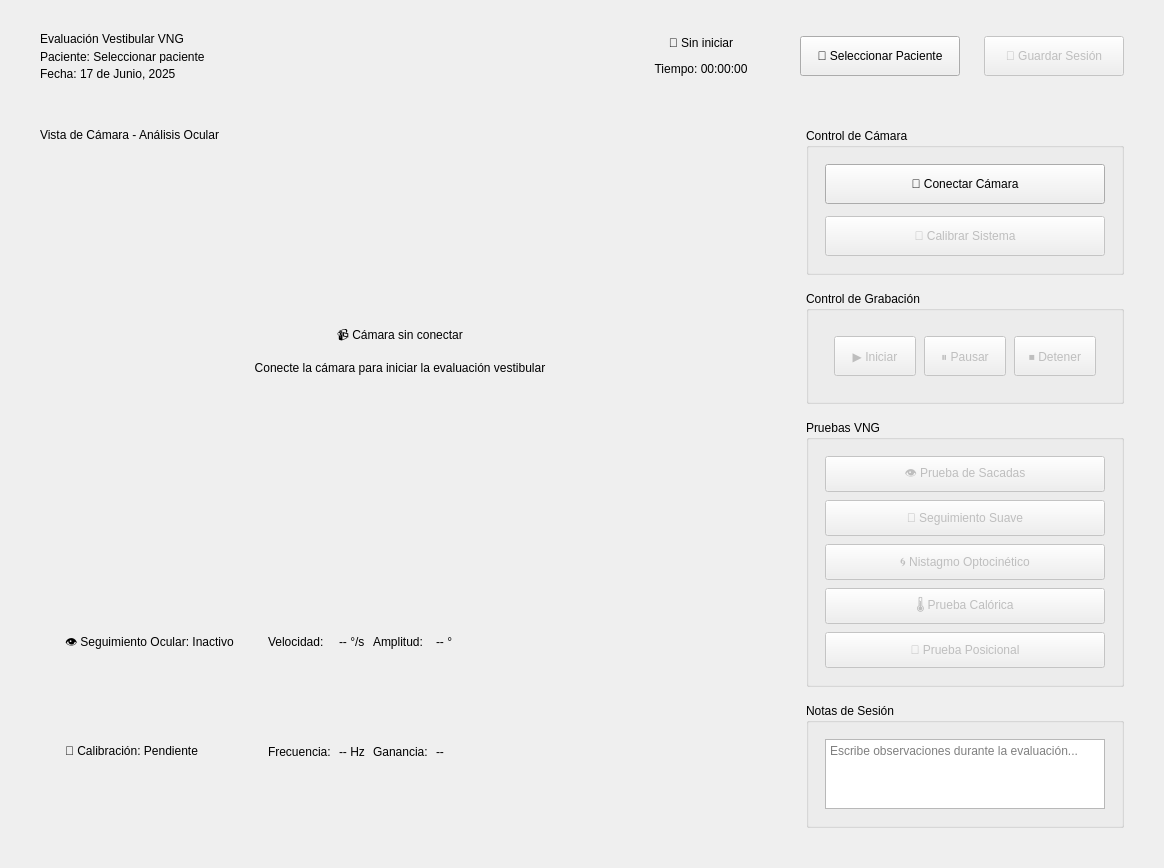
<?xml version="1.0" encoding="UTF-8"?>
<ui version="4.0">
 <class>VNGWidget</class>
 <widget class="QWidget" name="VNGWidget">
  <property name="geometry">
   <rect>
    <x>0</x>
    <y>0</y>
    <width>1160</width>
    <height>800</height>
   </rect>
  </property>
  <property name="objectName">
   <string>vng_widget</string>
  </property>
  <layout class="QVBoxLayout" name="vng_layout">
   <property name="spacing">
    <number>16</number>
   </property>
   <property name="leftMargin">
    <number>24</number>
   </property>
   <property name="topMargin">
    <number>16</number>
   </property>
   <property name="rightMargin">
    <number>24</number>
   </property>
   <property name="bottomMargin">
    <number>24</number>
   </property>
   <item>
    <!-- VNG Header -->
    <widget class="QWidget" name="vng_header">
     <property name="objectName">
      <string>vng_header</string>
     </property>
     <property name="minimumSize">
      <size>
       <width>0</width>
       <height>80</height>
      </size>
     </property>
     <layout class="QHBoxLayout" name="header_layout">
      <property name="spacing">
       <number>24</number>
      </property>
      <property name="leftMargin">
       <number>16</number>
      </property>
      <property name="topMargin">
       <number>16</number>
      </property>
      <property name="rightMargin">
       <number>16</number>
      </property>
      <property name="bottomMargin">
       <number>16</number>
      </property>
      <item>
       <widget class="QWidget" name="session_info">
        <property name="objectName">
         <string>session_info</string>
        </property>
        <layout class="QVBoxLayout" name="session_layout">
         <property name="spacing">
          <number>4</number>
         </property>
         <property name="leftMargin">
          <number>0</number>
         </property>
         <property name="topMargin">
          <number>0</number>
         </property>
         <property name="rightMargin">
          <number>0</number>
         </property>
         <property name="bottomMargin">
          <number>0</number>
         </property>
         <item>
          <widget class="QLabel" name="vng_title">
           <property name="text">
            <string>Evaluación Vestibular VNG</string>
           </property>
           <property name="objectName">
            <string>vng_title</string>
           </property>
          </widget>
         </item>
         <item>
          <widget class="QLabel" name="patient_name">
           <property name="text">
            <string>Paciente: Seleccionar paciente</string>
           </property>
           <property name="objectName">
            <string>patient_name</string>
           </property>
          </widget>
         </item>
         <item>
          <widget class="QLabel" name="session_date">
           <property name="text">
            <string>Fecha: 17 de Junio, 2025</string>
           </property>
           <property name="objectName">
            <string>session_date</string>
           </property>
          </widget>
         </item>
        </layout>
       </widget>
      </item>
      <item>
       <spacer name="header_spacer">
        <property name="orientation">
         <enum>Qt::Horizontal</enum>
        </property>
        <property name="sizeHint" stdset="0">
         <size>
          <width>40</width>
          <height>20</height>
         </size>
        </property>
       </spacer>
      </item>
      <item>
       <widget class="QWidget" name="session_status">
        <property name="objectName">
         <string>session_status</string>
        </property>
        <property name="minimumSize">
         <size>
          <width>150</width>
          <height>0</height>
         </size>
        </property>
        <layout class="QVBoxLayout" name="status_layout">
         <property name="spacing">
          <number>4</number>
         </property>
         <property name="leftMargin">
          <number>0</number>
         </property>
         <property name="topMargin">
          <number>0</number>
         </property>
         <property name="rightMargin">
          <number>0</number>
         </property>
         <property name="bottomMargin">
          <number>0</number>
         </property>
         <item>
          <widget class="QLabel" name="status_indicator">
           <property name="text">
            <string>🔴 Sin iniciar</string>
           </property>
           <property name="objectName">
            <string>status_indicator</string>
           </property>
           <property name="alignment">
            <set>Qt::AlignCenter</set>
           </property>
          </widget>
         </item>
         <item>
          <widget class="QLabel" name="recording_time">
           <property name="text">
            <string>Tiempo: 00:00:00</string>
           </property>
           <property name="objectName">
            <string>recording_time</string>
           </property>
           <property name="alignment">
            <set>Qt::AlignCenter</set>
           </property>
          </widget>
         </item>
        </layout>
       </widget>
      </item>
      <item>
       <widget class="QPushButton" name="btn_select_patient">
        <property name="text">
         <string>👤 Seleccionar Paciente</string>
        </property>
        <property name="objectName">
         <string>btn_select_patient</string>
        </property>
        <property name="minimumSize">
         <size>
          <width>160</width>
          <height>40</height>
         </size>
        </property>
       </widget>
      </item>
      <item>
       <widget class="QPushButton" name="btn_save_session">
        <property name="text">
         <string>💾 Guardar Sesión</string>
        </property>
        <property name="objectName">
         <string>btn_save_session</string>
        </property>
        <property name="minimumSize">
         <size>
          <width>140</width>
          <height>40</height>
         </size>
        </property>
        <property name="enabled">
         <bool>false</bool>
        </property>
       </widget>
      </item>
     </layout>
    </widget>
   </item>
   <item>
    <!-- Main Content Area -->
    <widget class="QWidget" name="main_content">
     <property name="objectName">
      <string>main_content</string>
     </property>
     <layout class="QHBoxLayout" name="content_layout">
      <property name="spacing">
       <number>16</number>
      </property>
      <property name="leftMargin">
       <number>0</number>
      </property>
      <property name="topMargin">
       <number>0</number>
      </property>
      <property name="rightMargin">
       <number>0</number>
      </property>
      <property name="bottomMargin">
       <number>0</number>
      </property>
      <item>
       <!-- Left Panel: Camera and Analysis -->
       <widget class="QWidget" name="camera_panel">
        <property name="objectName">
         <string>camera_panel</string>
        </property>
        <property name="minimumSize">
         <size>
          <width>750</width>
          <height>0</height>
         </size>
        </property>
        <layout class="QVBoxLayout" name="camera_layout">
         <property name="spacing">
          <number>16</number>
         </property>
         <property name="leftMargin">
          <number>16</number>
         </property>
         <property name="topMargin">
          <number>16</number>
         </property>
         <property name="rightMargin">
          <number>16</number>
         </property>
         <property name="bottomMargin">
          <number>16</number>
         </property>
         <item>
          <!-- Camera View -->
          <widget class="QWidget" name="camera_container">
           <property name="objectName">
            <string>camera_container</string>
           </property>
           <property name="minimumSize">
            <size>
             <width>0</width>
             <height>400</height>
            </size>
           </property>
           <layout class="QVBoxLayout" name="camera_container_layout">
            <property name="spacing">
             <number>8</number>
            </property>
            <property name="leftMargin">
             <number>0</number>
            </property>
            <property name="topMargin">
             <number>0</number>
            </property>
            <property name="rightMargin">
             <number>0</number>
            </property>
            <property name="bottomMargin">
             <number>0</number>
            </property>
            <item>
             <widget class="QLabel" name="camera_title">
              <property name="text">
               <string>Vista de Cámara - Análisis Ocular</string>
              </property>
              <property name="objectName">
               <string>camera_title</string>
              </property>
             </widget>
            </item>
            <item>
             <widget class="QLabel" name="camera_display">
              <property name="minimumSize">
               <size>
                <width>720</width>
                <height>400</height>
               </size>
              </property>
              <property name="text">
               <string>📹 Cámara sin conectar

Conecte la cámara para iniciar la evaluación vestibular</string>
              </property>
              <property name="objectName">
               <string>camera_display</string>
              </property>
              <property name="alignment">
               <set>Qt::AlignCenter</set>
              </property>
              <property name="wordWrap">
               <bool>true</bool>
              </property>
             </widget>
            </item>
           </layout>
          </widget>
         </item>
         <item>
          <!-- Analysis Overlay -->
          <widget class="QWidget" name="analysis_overlay">
           <property name="objectName">
            <string>analysis_overlay</string>
           </property>
           <property name="minimumSize">
            <size>
             <width>0</width>
             <height>80</height>
            </size>
           </property>
           <layout class="QHBoxLayout" name="overlay_layout">
            <property name="spacing">
             <number>16</number>
            </property>
            <property name="leftMargin">
             <number>16</number>
            </property>
            <property name="topMargin">
             <number>16</number>
            </property>
            <property name="rightMargin">
             <number>16</number>
            </property>
            <property name="bottomMargin">
             <number>16</number>
            </property>
            <item>
             <widget class="QWidget" name="eye_tracking_info">
              <property name="objectName">
               <string>eye_tracking_info</string>
              </property>
              <layout class="QVBoxLayout" name="tracking_layout">
               <property name="spacing">
                <number>4</number>
               </property>
               <item>
                <widget class="QLabel" name="tracking_status">
                 <property name="text">
                  <string>👁️ Seguimiento Ocular: Inactivo</string>
                 </property>
                 <property name="objectName">
                  <string>tracking_status</string>
                 </property>
                </widget>
               </item>
               <item>
                <widget class="QLabel" name="calibration_status">
                 <property name="text">
                  <string>📐 Calibración: Pendiente</string>
                 </property>
                 <property name="objectName">
                  <string>calibration_status</string>
                 </property>
                </widget>
               </item>
              </layout>
             </widget>
            </item>
            <item>
             <widget class="QWidget" name="real_time_metrics">
              <property name="objectName">
               <string>real_time_metrics</string>
              </property>
              <layout class="QGridLayout" name="metrics_layout">
               <property name="spacing">
                <number>8</number>
               </property>
               <item row="0" column="0">
                <widget class="QLabel" name="label_velocity">
                 <property name="text">
                  <string>Velocidad:</string>
                 </property>
                 <property name="objectName">
                  <string>label_velocity</string>
                 </property>
                </widget>
               </item>
               <item row="0" column="1">
                <widget class="QLabel" name="value_velocity">
                 <property name="text">
                  <string>-- °/s</string>
                 </property>
                 <property name="objectName">
                  <string>value_velocity</string>
                 </property>
                </widget>
               </item>
               <item row="0" column="2">
                <widget class="QLabel" name="label_amplitude">
                 <property name="text">
                  <string>Amplitud:</string>
                 </property>
                 <property name="objectName">
                  <string>label_amplitude</string>
                 </property>
                </widget>
               </item>
               <item row="0" column="3">
                <widget class="QLabel" name="value_amplitude">
                 <property name="text">
                  <string>-- °</string>
                 </property>
                 <property name="objectName">
                  <string>value_amplitude</string>
                 </property>
                </widget>
               </item>
               <item row="1" column="0">
                <widget class="QLabel" name="label_frequency">
                 <property name="text">
                  <string>Frecuencia:</string>
                 </property>
                 <property name="objectName">
                  <string>label_frequency</string>
                 </property>
                </widget>
               </item>
               <item row="1" column="1">
                <widget class="QLabel" name="value_frequency">
                 <property name="text">
                  <string>-- Hz</string>
                 </property>
                 <property name="objectName">
                  <string>value_frequency</string>
                 </property>
                </widget>
               </item>
               <item row="1" column="2">
                <widget class="QLabel" name="label_gain">
                 <property name="text">
                  <string>Ganancia:</string>
                 </property>
                 <property name="objectName">
                  <string>label_gain</string>
                 </property>
                </widget>
               </item>
               <item row="1" column="3">
                <widget class="QLabel" name="value_gain">
                 <property name="text">
                  <string>--</string>
                 </property>
                 <property name="objectName">
                  <string>value_gain</string>
                 </property>
                </widget>
               </item>
              </layout>
             </widget>
            </item>
            <item>
             <spacer name="overlay_spacer">
              <property name="orientation">
               <enum>Qt::Horizontal</enum>
              </property>
              <property name="sizeHint" stdset="0">
               <size>
                <width>40</width>
                <height>20</height>
               </size>
              </property>
             </spacer>
            </item>
           </layout>
          </widget>
         </item>
        </layout>
       </widget>
      </item>
      <item>
       <!-- Right Panel: Controls and Tests -->
       <widget class="QWidget" name="controls_panel">
        <property name="objectName">
         <string>controls_panel</string>
        </property>
        <property name="minimumSize">
         <size>
          <width>350</width>
          <height>0</height>
         </size>
        </property>
        <property name="maximumSize">
         <size>
          <width>350</width>
          <height>16777215</height>
         </size>
        </property>
        <layout class="QVBoxLayout" name="controls_layout">
         <property name="spacing">
          <number>16</number>
         </property>
         <property name="leftMargin">
          <number>16</number>
         </property>
         <property name="topMargin">
          <number>16</number>
         </property>
         <property name="rightMargin">
          <number>16</number>
         </property>
         <property name="bottomMargin">
          <number>16</number>
         </property>
         <item>
          <!-- Camera Controls -->
          <widget class="QGroupBox" name="camera_controls_group">
           <property name="title">
            <string>Control de Cámara</string>
           </property>
           <property name="objectName">
            <string>camera_controls_group</string>
           </property>
           <layout class="QVBoxLayout" name="camera_controls_layout">
            <property name="spacing">
             <number>12</number>
            </property>
            <property name="leftMargin">
             <number>16</number>
            </property>
            <property name="topMargin">
             <number>16</number>
            </property>
            <property name="rightMargin">
             <number>16</number>
            </property>
            <property name="bottomMargin">
             <number>16</number>
            </property>
            <item>
             <widget class="QPushButton" name="btn_connect_camera">
              <property name="text">
               <string>🔌 Conectar Cámara</string>
              </property>
              <property name="objectName">
               <string>btn_connect_camera</string>
              </property>
              <property name="minimumSize">
               <size>
                <width>0</width>
                <height>40</height>
               </size>
              </property>
             </widget>
            </item>
            <item>
             <widget class="QPushButton" name="btn_calibrate">
              <property name="text">
               <string>📐 Calibrar Sistema</string>
              </property>
              <property name="objectName">
               <string>btn_calibrate</string>
              </property>
              <property name="minimumSize">
               <size>
                <width>0</width>
                <height>40</height>
               </size>
              </property>
              <property name="enabled">
               <bool>false</bool>
              </property>
             </widget>
            </item>
           </layout>
          </widget>
         </item>
         <item>
          <!-- Recording Controls -->
          <widget class="QGroupBox" name="recording_controls_group">
           <property name="title">
            <string>Control de Grabación</string>
           </property>
           <property name="objectName">
            <string>recording_controls_group</string>
           </property>
           <layout class="QVBoxLayout" name="recording_controls_layout">
            <property name="spacing">
             <number>12</number>
            </property>
            <property name="leftMargin">
             <number>16</number>
            </property>
            <property name="topMargin">
             <number>16</number>
            </property>
            <property name="rightMargin">
             <number>16</number>
            </property>
            <property name="bottomMargin">
             <number>16</number>
            </property>
            <item>
             <widget class="QWidget" name="recording_buttons">
              <property name="objectName">
               <string>recording_buttons</string>
              </property>
              <layout class="QHBoxLayout" name="recording_buttons_layout">
               <property name="spacing">
                <number>8</number>
               </property>
               <item>
                <widget class="QPushButton" name="btn_start_recording">
                 <property name="text">
                  <string>▶️ Iniciar</string>
                 </property>
                 <property name="objectName">
                  <string>btn_start_recording</string>
                 </property>
                 <property name="minimumSize">
                  <size>
                   <width>0</width>
                   <height>40</height>
                  </size>
                 </property>
                 <property name="enabled">
                  <bool>false</bool>
                 </property>
                </widget>
               </item>
               <item>
                <widget class="QPushButton" name="btn_pause_recording">
                 <property name="text">
                  <string>⏸️ Pausar</string>
                 </property>
                 <property name="objectName">
                  <string>btn_pause_recording</string>
                 </property>
                 <property name="minimumSize">
                  <size>
                   <width>0</width>
                   <height>40</height>
                  </size>
                 </property>
                 <property name="enabled">
                  <bool>false</bool>
                 </property>
                </widget>
               </item>
               <item>
                <widget class="QPushButton" name="btn_stop_recording">
                 <property name="text">
                  <string>⏹️ Detener</string>
                 </property>
                 <property name="objectName">
                  <string>btn_stop_recording</string>
                 </property>
                 <property name="minimumSize">
                  <size>
                   <width>0</width>
                   <height>40</height>
                  </size>
                 </property>
                 <property name="enabled">
                  <bool>false</bool>
                 </property>
                </widget>
               </item>
              </layout>
             </widget>
            </item>
           </layout>
          </widget>
         </item>
         <item>
          <!-- VNG Tests -->
          <widget class="QGroupBox" name="vng_tests_group">
           <property name="title">
            <string>Pruebas VNG</string>
           </property>
           <property name="objectName">
            <string>vng_tests_group</string>
           </property>
           <layout class="QVBoxLayout" name="tests_layout">
            <property name="spacing">
             <number>8</number>
            </property>
            <property name="leftMargin">
             <number>16</number>
            </property>
            <property name="topMargin">
             <number>16</number>
            </property>
            <property name="rightMargin">
             <number>16</number>
            </property>
            <property name="bottomMargin">
             <number>16</number>
            </property>
            <item>
             <widget class="QPushButton" name="btn_test_saccades">
              <property name="text">
               <string>👁️ Prueba de Sacadas</string>
              </property>
              <property name="objectName">
               <string>btn_test_saccades</string>
              </property>
              <property name="minimumSize">
               <size>
                <width>0</width>
                <height>36</height>
               </size>
              </property>
              <property name="enabled">
               <bool>false</bool>
              </property>
             </widget>
            </item>
            <item>
             <widget class="QPushButton" name="btn_test_smooth_pursuit">
              <property name="text">
               <string>🎯 Seguimiento Suave</string>
              </property>
              <property name="objectName">
               <string>btn_test_smooth_pursuit</string>
              </property>
              <property name="minimumSize">
               <size>
                <width>0</width>
                <height>36</height>
               </size>
              </property>
              <property name="enabled">
               <bool>false</bool>
              </property>
             </widget>
            </item>
            <item>
             <widget class="QPushButton" name="btn_test_optokinetic">
              <property name="text">
               <string>🌀 Nistagmo Optocinético</string>
              </property>
              <property name="objectName">
               <string>btn_test_optokinetic</string>
              </property>
              <property name="minimumSize">
               <size>
                <width>0</width>
                <height>36</height>
               </size>
              </property>
              <property name="enabled">
               <bool>false</bool>
              </property>
             </widget>
            </item>
            <item>
             <widget class="QPushButton" name="btn_test_caloric">
              <property name="text">
               <string>🌡️ Prueba Calórica</string>
              </property>
              <property name="objectName">
               <string>btn_test_caloric</string>
              </property>
              <property name="minimumSize">
               <size>
                <width>0</width>
                <height>36</height>
               </size>
              </property>
              <property name="enabled">
               <bool>false</bool>
              </property>
             </widget>
            </item>
            <item>
             <widget class="QPushButton" name="btn_test_positional">
              <property name="text">
               <string>📐 Prueba Posicional</string>
              </property>
              <property name="objectName">
               <string>btn_test_positional</string>
              </property>
              <property name="minimumSize">
               <size>
                <width>0</width>
                <height>36</height>
               </size>
              </property>
              <property name="enabled">
               <bool>false</bool>
              </property>
             </widget>
            </item>
           </layout>
          </widget>
         </item>
         <item>
          <!-- Session Notes -->
          <widget class="QGroupBox" name="session_notes_group">
           <property name="title">
            <string>Notas de Sesión</string>
           </property>
           <property name="objectName">
            <string>session_notes_group</string>
           </property>
           <layout class="QVBoxLayout" name="notes_layout">
            <property name="spacing">
             <number>12</number>
            </property>
            <property name="leftMargin">
             <number>16</number>
            </property>
            <property name="topMargin">
             <number>16</number>
            </property>
            <property name="rightMargin">
             <number>16</number>
            </property>
            <property name="bottomMargin">
             <number>16</number>
            </property>
            <item>
             <widget class="QTextEdit" name="session_notes">
              <property name="placeholderText">
               <string>Escribe observaciones durante la evaluación...</string>
              </property>
              <property name="objectName">
               <string>session_notes</string>
              </property>
              <property name="maximumSize">
               <size>
                <width>16777215</width>
                <height>100</height>
               </size>
              </property>
             </widget>
            </item>
           </layout>
          </widget>
         </item>
         <item>
          <spacer name="controls_spacer">
           <property name="orientation">
            <enum>Qt::Vertical</enum>
           </property>
           <property name="sizeHint" stdset="0">
            <size>
             <width>20</width>
             <height>40</height>
            </size>
           </property>
          </spacer>
         </item>
        </layout>
       </widget>
      </item>
     </layout>
    </widget>
   </item>
  </layout>
 </widget>
 <resources/>
 <connections/>
</ui>
